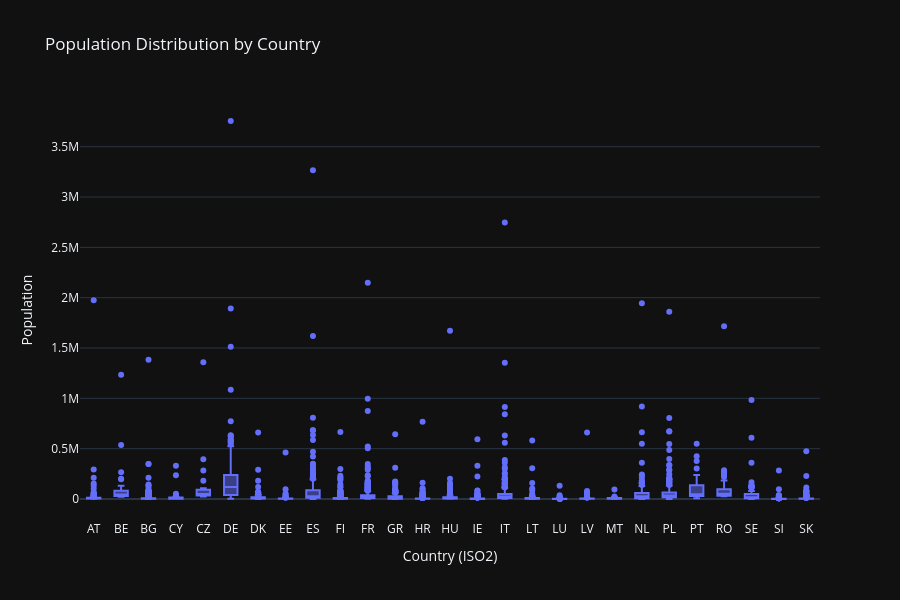

Notebook cell for this chart:
### Markdown cell above
##### City Dataset Population Boxplot

### Code cell
# Create a box plot to show population distribution by country
fig = px.box(
    df_cities,
    x='country',
    y='population',
    title='Population Distribution by Country',
    labels={'population': 'Population', 'country': 'Country (ISO2)'},
    height=600,
    hover_name='name_city'
)
fig.show()

### Figure 1 — Plotly figure (JSON) as saved in the notebook; plotly's stock layout.template omitted (floating-point values rounded to 4 significant figures; data arrays with more than 128 entries replaced by an {"elided": "..."} marker saying what was removed)
{"data": [{"alignmentgroup": "True", "hovertemplate": "<b>%{hovertext}</b><br><br>Country (ISO2)=%{x}<br>Population=%{y}<extra></extra>", "hovertext": {"elided": "5740 str values"}, "legendgroup": "", "marker": {"color": "#636efa"}, "name": "", "notched": false, "offsetgroup": "", "orientation": "v", "showlegend": false, "type": "box", "x": {"elided": "5740 str values"}, "x0": " ", "xaxis": "x", "y": {"elided": "5740 float values"}, "y0": " ", "yaxis": "y"}], "layout": {"boxmode": "group", "height": 600, "legend": {"tracegroupgap": 0}, "title": {"text": "Population Distribution by Country"}, "xaxis": {"anchor": "y", "domain": [0, 1], "title": {"text": "Country (ISO2)"}}, "yaxis": {"anchor": "x", "domain": [0, 1], "title": {"text": "Population"}}}}
